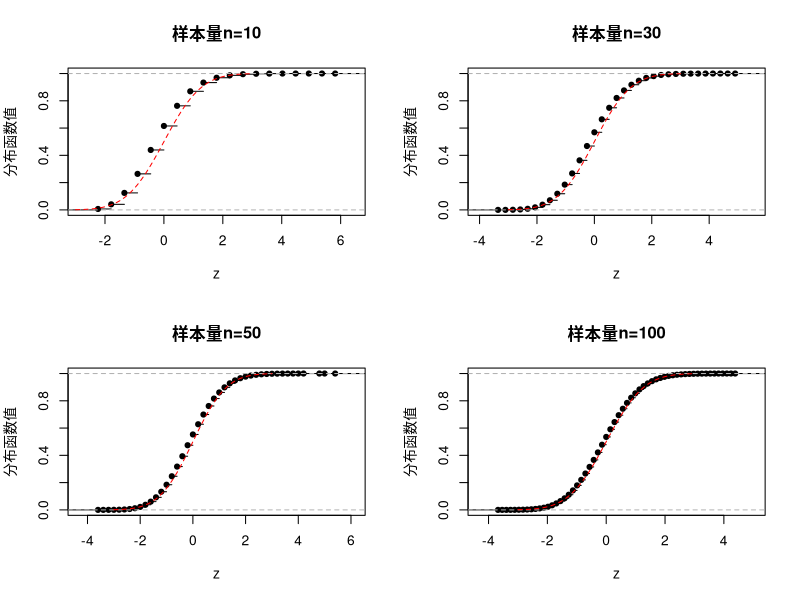

The R script that drew this image:
## ---- chunk 1
# 函数定义举例
powers <- function(x, ...) {
  for(i in list(...)) { 
    print(x^i)
  } 
}

# 注意调用返回结果的不同 
powers(2, 1,2,3,4,5,6)
powers(2, 1:6)
powers(2, matrix(1:6,2), 1:6, 1,2,3,4,5,6)
## ---- chunk 2
# 定义一个匿名函数并执行
(function(x, y=c(1,2,3)){ return(x^y)})(3)
## ---- chunk 3
fun <- function(x, y=c(1, 2, 3)) {
  return(x^y)
}

fun(3)
fun(y=3, x=2)
fun(y=3, 2)

fun(3, 1:6)
fun(2, matrix(1:6, nrow=2))
## ---- chunk 4
a = 0
b = 2
g = function(x)x

set.seed(1)     # 固定随机数生成初值，确保结果可重复计算
mc.rep = 100    # 蒙特卡洛重复观测次数

integ = function(a, b, r) {
  mean( (b-a)*g(runif(mc.rep, min=a, max = b)) )
}

integ(a, b, mc.rep)

mc.rep = 10000  # 重设观测次数
integ(a, b, mc.rep)

integrate(g, lower = a, upper = b)
## ---- chunk 5
a = -2
b = 2
g = function(x) dnorm(x)

set.seed(1)     # 固定随机数生成初值，确保结果可重复计算
mc.rep = 100    # 蒙特卡洛重复观测次数

integ = function(a, b, r) {
  mean( (b-a)*g(runif(mc.rep, min=a, max = b)) )
}

integ(a, b, mc.rep)

mc.rep = 10000        # 重设观测次数
integ(a, b, mc.rep)

integrate(g, lower = a, upper = b)

pnorm(b) - pnorm(a)   # 正态函数pnorm()法
## ---- chunk 6
# 总体为泊松分布 P(0.5)
lamda = 0.5

# 蒙特卡洛重复次数为100000
mc.rep = 100000

# 拟考察的样本量为10，30，50，100
# 拟在一下点处计算分布函数取值
z = seq(-3, 3, 0.1)

# 绘图窗口
par(mfrow = c(2, 2))
for (n in c(10, 30, 50, 100)) {
  
  # 通过抽取泊松分布随机函数获得Zn的100000次重复观测
  x = matrix(rpois(n*mc.rep, lambda = lamda), nrow = n)
  
  # 获取特定样本量下 Zn 的 mc.rep 次重复值
  Zn = sqrt(n)*(colMeans(x) - lamda) / sqrt(lamda)
  
  # 计算Zn的mc.rep次重复值对应的经验分布函数（因mc.rep很大，可以视为Zn的精确分布）并绘图
  plot(ecdf(Zn), xlab = "z", ylab = "分布函数值", main = paste("样本量n=", n, sep=""))
  
  # 添加标准正态分布函数，以便同Zn精确分布（的蒙特卡洛）作比较
  lines(z, pnorm(z), col = "red", lty = 2)
}
